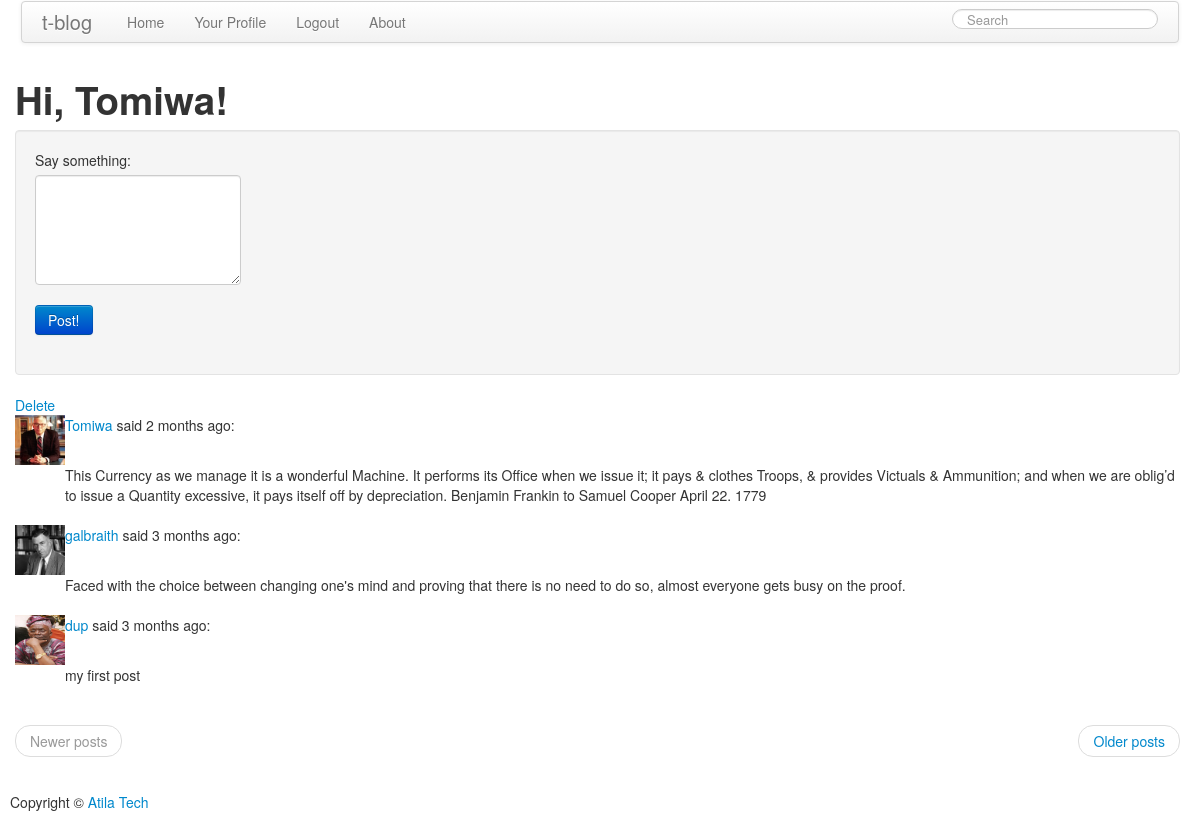
The page /index (signed in) on the database its author committed.
### app/models.py (models this page shows, shortened)
class User(db.Model):
    id = db.Column(db.Integer, primary_key=True)
    nickname = db.Column(db.String(64), index=True, unique=True)
    email = db.Column(db.String(120), index=True, unique=True)
    posts = db.relationship('Post', backref='author', lazy='dynamic')
    about_me = db.Column(db.String(140))
    last_seen = db.Column(db.DateTime)
    followed = db.relationship('User',
                               secondary=followers,
                               primaryjoin=(followers.c.follower_id == id),
                               secondaryjoin=(followers.c.followed_id == id),
                               backref=db.backref('followers', lazy='dynamic'),
                               lazy='dynamic')
    def avatar(self, size):
        return 'http://www.gravatar.com/avatar/%s?d=mm&s=%d' % (md5(self.email.encode('utf-8')).hexdigest(), size)
    def followed_posts(self):
        return Post.query.join(followers, (followers.c.followed_id == Post.user_id)).filter(followers.c.follower_id == self.id).order_by(Post.timestamp.desc())
    @property
    def is_authenticated(self):
        return True

class Post(db.Model):
    __searchable__ = ['body']
    id = db.Column(db.Integer, primary_key = True)
    body = db.Column(db.String(10000))
    timestamp = db.Column(db.DateTime)
    user_id = db.Column(db.Integer, db.ForeignKey('user.id'))
    language = db.Column(db.String(5))

### app/views.py (the view)
@app.route('/', methods=['GET', 'POST'])
@app.route('/index', methods=['GET', 'POST'])
@app.route('/index/<int:page>', methods=['GET', 'POST'])
@login_required
def index(page=1):
    form = PostForm()
    if form.validate_on_submit():
    	language = guessLanguage(form.post.data)
        if language == 'UNKNOWN' or len(language) > 5:
            language = ''
        post = Post(body=form.post.data, timestamp=datetime.utcnow(), author=g.user,language=language)
        db.session.add(post)
        db.session.commit()
        flash(gettext('Your post is now live!'))
        return redirect(url_for('index'))
    posts = g.user.followed_posts().paginate(page, POSTS_PER_PAGE, False)
    return render_template('index.html',
                           title='Home',
                           form=form,
                           posts=posts)

### app/forms.py
class SearchForm(Form):
    search = StringField('search', validators=[DataRequired()])

class PostForm(Form):
    post = TextAreaField('post', validators=[DataRequired()])

### app/momentjs.py (called while the page is built)
    def render(self, format):
        return Markup("<script>\ndocument.write(moment(\"%s\").%s);\n</script>" % (self.timestamp.strftime("%Y-%m-%dT%H:%M:%S Z"), format))

    def fromNow(self):
        return self.render("fromNow()")

### app/views.py (called while the page is built)
@lm.user_loader
def load_user(id):
    return User.query.get(int(id))

@app.before_request
def before_request():
    g.user = current_user
    if g.user.is_authenticated:
        g.user.last_seen = datetime.utcnow()
        g.search_form = SearchForm()
        db.session.add(g.user)
        db.session.commit()

@app.after_request
def after_request(response):
    for query in get_debug_queries():
        if query.duration >= DATABASE_QUERY_TIMEOUT:
            app.logger.warning("SLOW QUERY: %s\nParameters: %s\nDuration: %fs\nContext: %s\n" % (query.statement, query.parameters, query.duration, query.context))
    return response

### app/templates/index.html (shortened to what this page needs)
{% extends "base.html" %}
{% block content %}
  <h1>Hi, {{ g.user.nickname }}!</h1>
<div class="well">
    <form class="form" action="" method="post" name="post">
        <div class="control-group{% if form.errors.post %} error{% endif %}">
            <label class="control-label" for="post">Say something:</label>
            <div class="controls">
                {{ form.post(size = 30, maxlength = 10000, rows=5, cols=50) }}
            </div>
        </div>
        <div class="control-group">
            <div class="controls">
                <input class="btn btn-primary" type="submit" value="Post!">
            </div>
        </div>
    </form>
</div>
  {% if posts %}
  {% for post in posts.items %}
		{% include 'post.html' %}
  {% endfor %}
<ul class="pager">
    {% if posts.has_prev %}
    <li class="previous"><a href="{{ url_for('index', page = posts.prev_num) }}">Newer posts</a></li>
    {% else %}
    <li class="previous disabled"><a href="#">Newer posts</a></li>
    {% endif %}
    {% if posts.has_next %}
    <li class="next"><a href="{{ url_for('index', page = posts.next_num) }}">Older posts</a></li>
    {% else %}
    <li class="next disabled"><a href="#">Older posts</a></li>
    {% endif %}
</ul>
{% endif %}
{% endblock %}

### app/templates/post.html
  <table>
      <tr valign="top">
          <td><img style="height: 50px; width:50px;max-width: 50px "  src="{{url_for('static', filename ='img/profpic/%s.jpg' % post.author.nickname ) }}" onError="this.onerror=null;this.src='{{post.author.avatar(128)}}';"></td><td>{% autoescape false %}<p>{{ _('%(nickname)s said %(when)s:', nickname = '<a href="%s">%s</a>' % (url_for('user', nickname=post.author.nickname), post.author.nickname), when=momentjs(post.timestamp).fromNow()) }}</p>
{% endautoescape %}<br>{{ post.body }}</td>
      </tr>
      {%if g.user.id %}
      {% if post.author.id == g.user.id %}
<div><a href="{{ url_for('delete', id=post.id) }}">{{ _('Delete') }}</a></div>
{% endif %}
{% endif %}
  </table>
<br>

### rows shown on the page
User: user.nickname "Tomiwa"
Post: nickname (picture), body "This Currency as we manage it is a wonderful Machine. It performs its Office when we issue it; it pays & clothes Troops, & provides Victuals & Ammunition; and when we are oblig’d to issue a Quantity excessive, it pays itself off by depreciation. Benjamin Frankin to Samuel Cooper April 22. 1779"
Post: nickname (picture), body "Faced with the choice between changing one's mind and proving that there is no need to do so, almost everyone gets busy on the proof."
Post: shows a picture, body "my first post"
